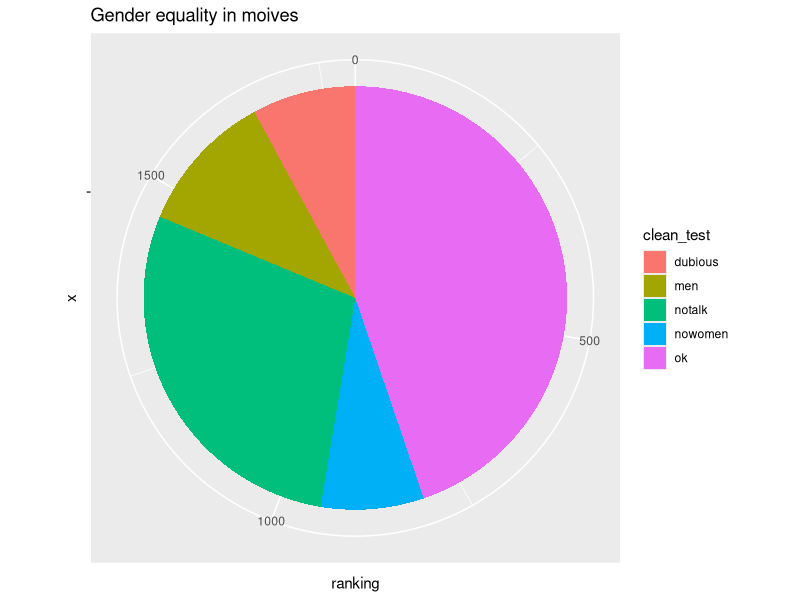

Write the R code that produced this figure.
library("ggplot2")
library("dplyr")
movies <- read.csv("movies.csv")
clean_test_ranking <- movies %>%
  group_by(clean_test) %>%
  count()

names(clean_test_ranking)[names(clean_test_ranking) == "n"] <- "ranking"
x <- ggplot(data =clean_test_ranking, aes(x = "", y = ranking, fill = clean_test)) + 
     geom_bar(stat = "identity") + 
     coord_polar("y")+ 
  ggtitle("Gender equality in moives")
x
